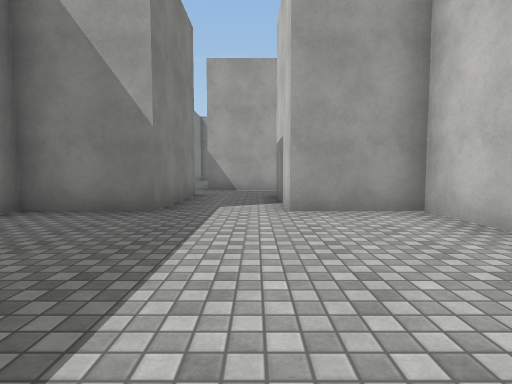
View 1 (above)

24 first-person views from a walk through a Unity game level. The camera is 1.2 m above the floor, tilts 4° down and sees 80° across. The floor is counted in squares, 2 m on a side. Each view is taken from the middle of a square. On the plan, view 1 faces up. The plan holds only what a view shows up to about 9 squares ahead; the rest is blank. The place goes on beyond the plan. The player character is not drawn. Surface patterns are stand-ins for the level's own textures.

View 2
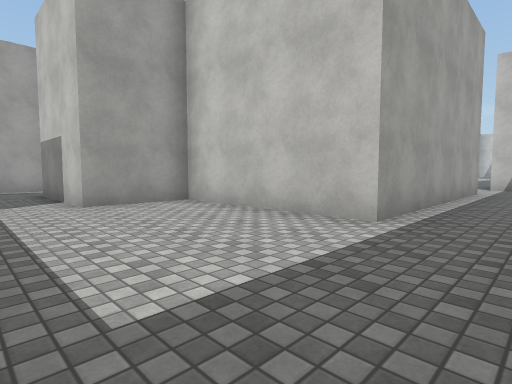

View 3
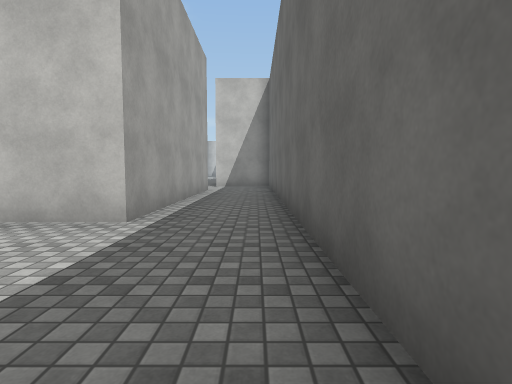

View 4
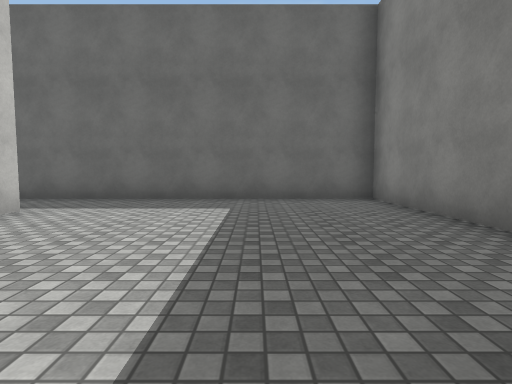

View 5
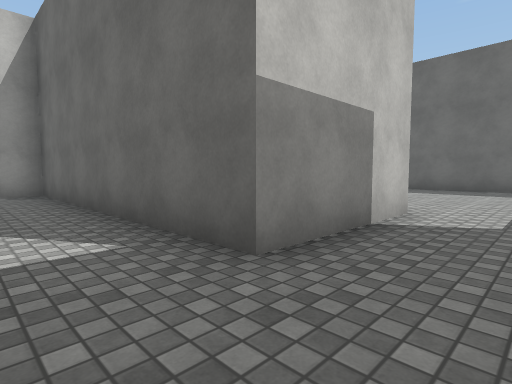

View 6
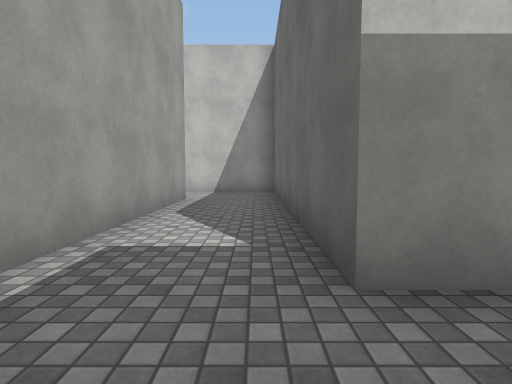

View 7
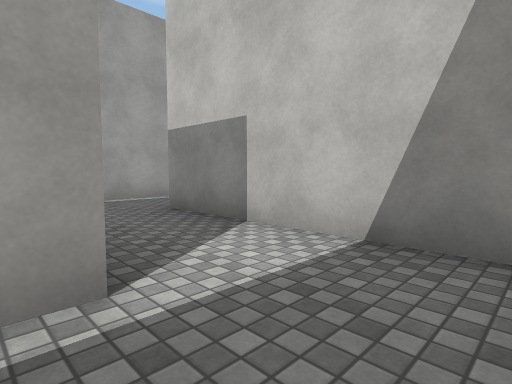

View 8
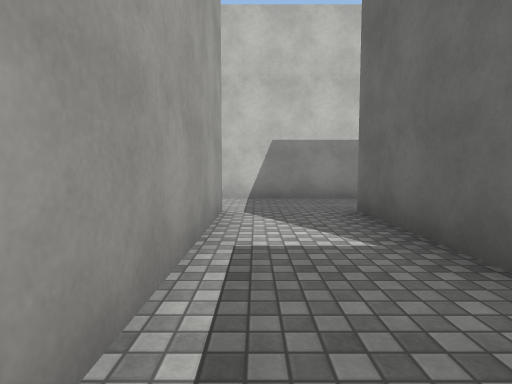

View 9
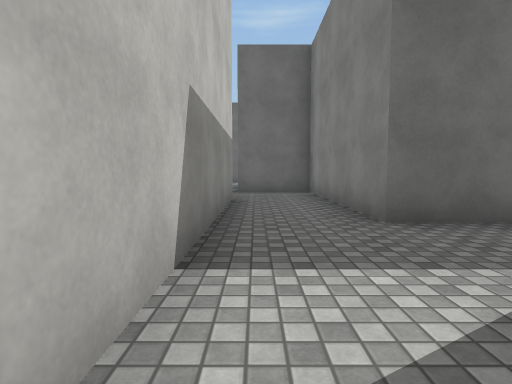

View 10
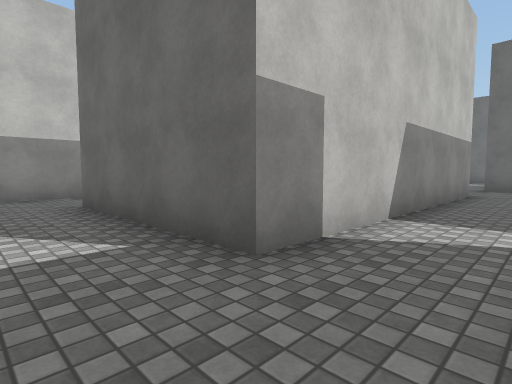

View 11
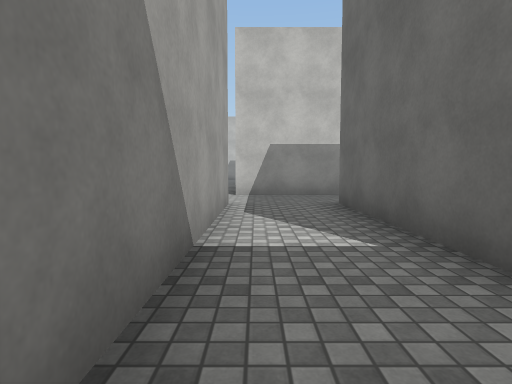

View 12
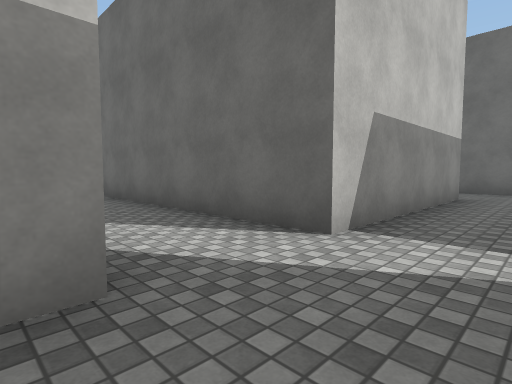

View 13
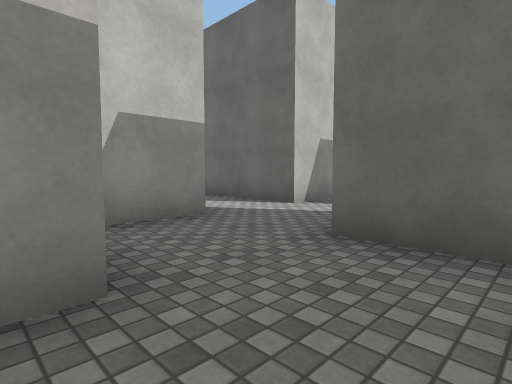

View 14
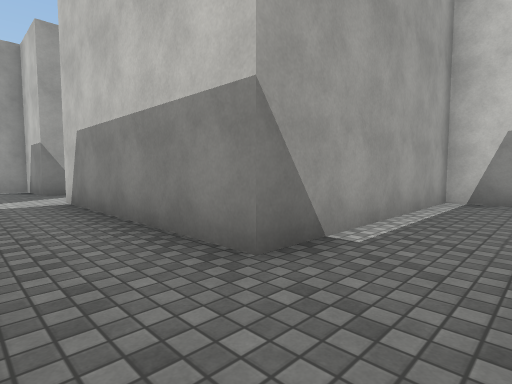

View 15
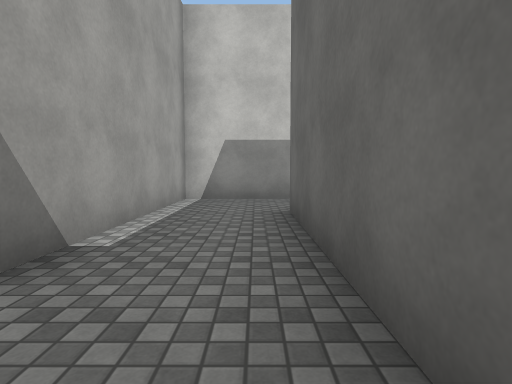

View 16
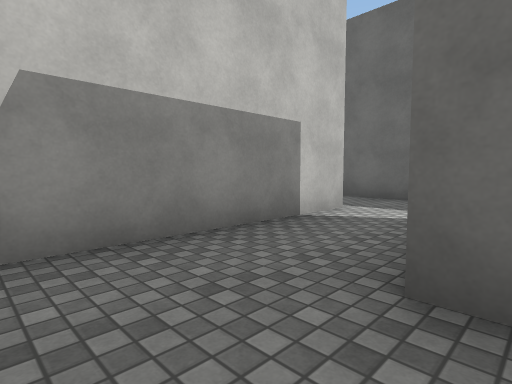

View 17
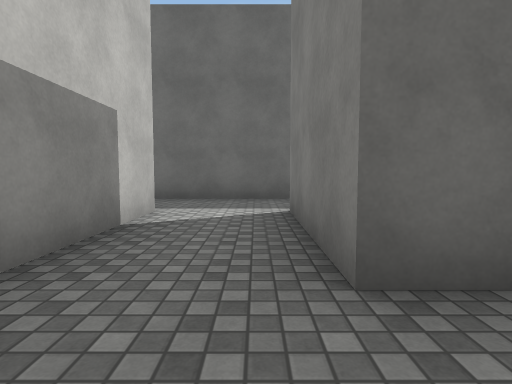

View 18
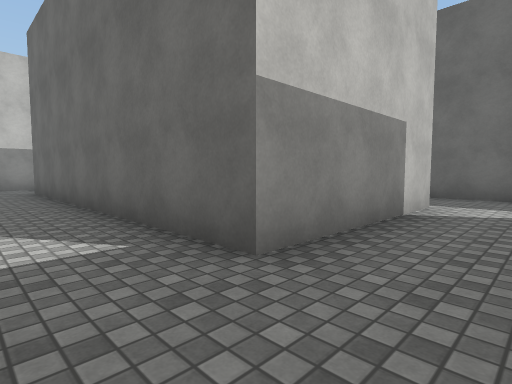

View 19
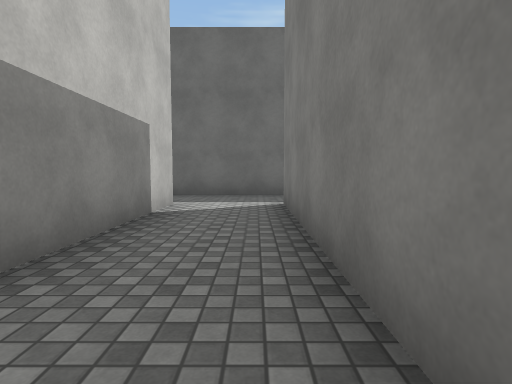

View 20
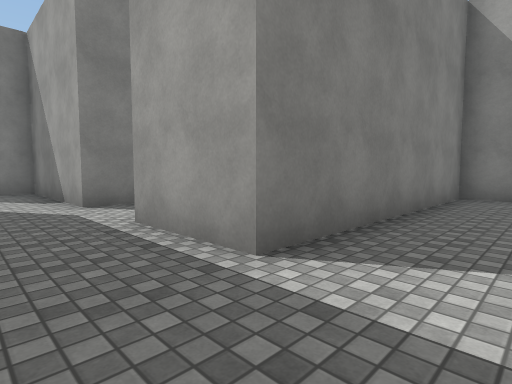

View 21
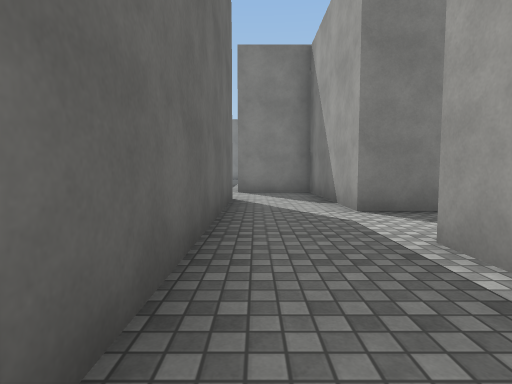

View 22
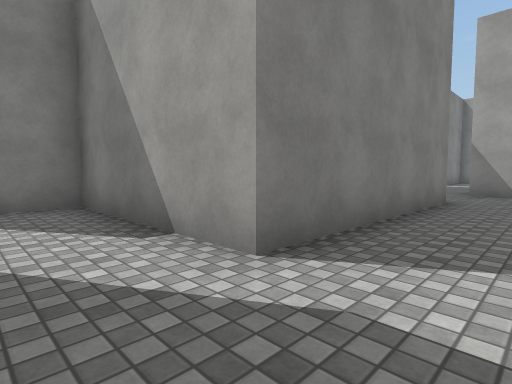

View 23
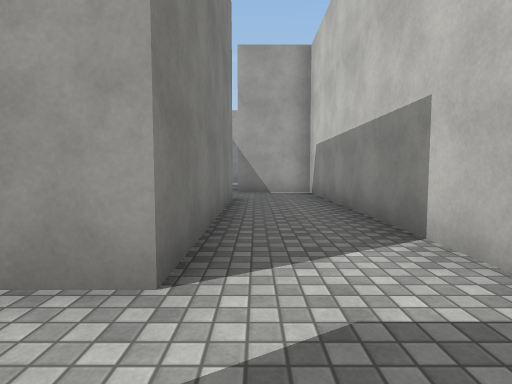

View 24
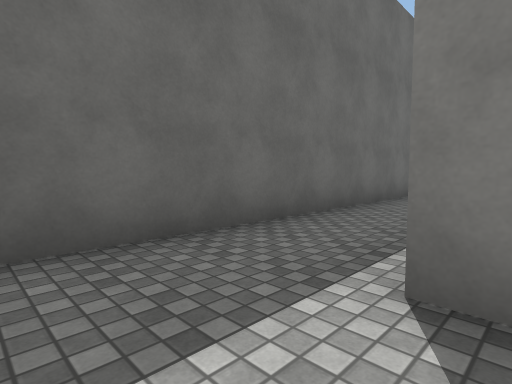

### Floor plan
Points are (right, up) in squares from view 1. A wall is a line through its corners. A room is listed if a view was taken in it or the views show most of it. See-through windows are left out.
Room 1 (views 1, 2, 3, 24)
walls: (-1.5, 4.5) (-3.5, 4.5); (-3.5, 2.1) (-3.5, -1.5) (9.9, -1.5); (10.5, 2.5) (8.5, 2.5) (8.5, 0.5) (2.5, 0.5) (2.5, 4.5) (0.5, 4.5)
ways out: opening at (-0.5, 5) to room 2; opening at (11.5, 1.5) to room 2
Room 2 (views 4, 5, 6, 7, 8, 22, 23)
walls: (10.5, 14.5) (6.5, 14.5); (5.6, 9.5) (-0.1, 9.5); (-1.5, 7.5) (-1.5, 4.5); (0.5, 4.5) (0.5, 7.5) (7.5, 7.5) (7.5, 12.5) (10.5, 12.5) (10.5, 7.5) (12.5, 7.5) (12.5, 2.5) (10.5, 2.5); (14.5, 2.5) (14.5, 9.5) (12.5, 9.5) (12.5, 14.5); (10.5, 0.5) (14.4, 0.5)
ways out: opening at (-0.5, 5) to room 1; opening at (11.5, 1.5) to room 1; opening at (11.5, 15.5) to room 3; opening at (15.5, 1.5) to room 3; opening at (15.5, 23.5) to room 3
Room 3 (views 9, 10, 11, 12, 13, 14, 15, 16, 17, 18, 19, 20, 21)
walls: (17.5, 11.5) (21.5, 11.5) (21.5, 8.5); (17.4, 8.5) (16.5, 8.5) (16.5, 2.5) (14.5, 2.5); (12.5, 14.5) (12.5, 16.5) (16.5, 16.5); (16.5, 18.5) (11.5, 18.5); (23.5, 8.4) (23.5, 13.5) (18.5, 13.5) (18.5, 18.5) (24.5, 18.5); (19, 20.5) (18.5, 20.5) (18.5, 22.5) (17.9, 22.5); (15.1, 20.5) (16.5, 20.5); (16.5, 22.4) (16.5, 23); (18.5, 2.4) (18.5, 6.5) (24.5, 6.5); (14.4, 0.5) (19.1, 0.5)
ways out: opening at (11.5, 15.5) to room 2; opening at (15.5, 1.5) to room 2; opening at (15.5, 23.5) to room 2; opening at (19.5, 1.5)

Where each view was taken, in squares from view 1:
view 1: 0 up, 0 right, facing up
view 2: 1 down, 1 left, facing up-right
view 3: 1 down, 1 left, facing right
view 4: 5 up, 1 left, facing down
view 5: 9 up, 1 left, facing down-right
view 6: 8 up, 1 left, facing right
view 7: 8 up, 5 right, facing up-right
view 8: 14 up, 6 right, facing right
view 9: 16 up, 12 right, facing down
view 10: 18 up, 11 right, facing down-right
view 11: 18 up, 11 right, facing right
view 12: 21 up, 17 right, facing down-right
view 13: 23 up, 15 right, facing down-right
view 14: 12 up, 17 right, facing up-right
view 15: 12 up, 17 right, facing right
view 16: 13 up, 21 right, facing down-right
view 17: 13 up, 22 right, facing down
view 18: 8 up, 17 right, facing down-right
view 19: 8 up, 17 right, facing down
view 20: 1 up, 18 right, facing up-left
view 21: 1 up, 17 right, facing left
view 22: 1 up, 14 right, facing up-left
view 23: 1 up, 13 right, facing up
view 24: 1 up, 10 right, facing down-left
